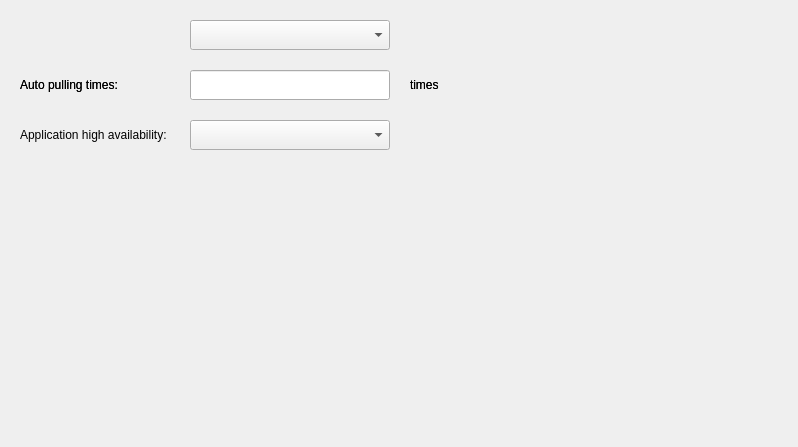
<?xml version="1.0" encoding="UTF-8"?>
<ui version="4.0">
 <class>HighAvailabilityTab</class>
 <widget class="QWidget" name="HighAvailabilityTab">
  <property name="geometry">
   <rect>
    <x>0</x>
    <y>0</y>
    <width>798</width>
    <height>447</height>
   </rect>
  </property>
  <property name="windowTitle">
   <string>Form</string>
  </property>
  <layout class="QVBoxLayout" name="verticalLayout">
   <property name="spacing">
    <number>0</number>
   </property>
   <property name="leftMargin">
    <number>20</number>
   </property>
   <property name="topMargin">
    <number>20</number>
   </property>
   <property name="rightMargin">
    <number>0</number>
   </property>
   <property name="bottomMargin">
    <number>0</number>
   </property>
   <item>
    <layout class="QGridLayout" name="gridLayout">
     <property name="spacing">
      <number>20</number>
     </property>
     <item row="0" column="1">
      <widget class="QComboBox" name="cb_high_avail_policy">
       <property name="minimumSize">
        <size>
         <width>200</width>
         <height>30</height>
        </size>
       </property>
       <property name="maximumSize">
        <size>
         <width>200</width>
         <height>30</height>
        </size>
       </property>
       <property name="sizeAdjustPolicy">
        <enum>QComboBox::AdjustToContents</enum>
       </property>
      </widget>
     </item>
     <item row="1" column="1">
      <widget class="QLineEdit" name="lineEdit_times">
       <property name="minimumSize">
        <size>
         <width>200</width>
         <height>30</height>
        </size>
       </property>
       <property name="maximumSize">
        <size>
         <width>200</width>
         <height>30</height>
        </size>
       </property>
      </widget>
     </item>
     <item row="1" column="0">
      <widget class="QLabel" name="lab_auto_pull_time">
       <property name="text">
        <string>Auto pulling times:         </string>
       </property>
      </widget>
     </item>
     <item row="0" column="2">
      <spacer name="horizontalSpacer_2">
       <property name="orientation">
        <enum>Qt::Horizontal</enum>
       </property>
       <property name="sizeHint" stdset="0">
        <size>
         <width>40</width>
         <height>20</height>
        </size>
       </property>
      </spacer>
     </item>
     <item row="2" column="0">
      <widget class="QLabel" name="label_2">
       <property name="text">
        <string>Application high availability: </string>
       </property>
      </widget>
     </item>
     <item row="1" column="2">
      <widget class="QLabel" name="lab_time">
       <property name="text">
        <string>times</string>
       </property>
      </widget>
     </item>
     <item row="2" column="1">
      <widget class="QComboBox" name="cb_app_avail_policy">
       <property name="minimumSize">
        <size>
         <width>200</width>
         <height>30</height>
        </size>
       </property>
       <property name="maximumSize">
        <size>
         <width>200</width>
         <height>30</height>
        </size>
       </property>
       <property name="sizeAdjustPolicy">
        <enum>QComboBox::AdjustToContents</enum>
       </property>
      </widget>
     </item>
     <item row="1" column="0">
      <widget class="QLabel" name="lab_auto_pull_time">
       <property name="text">
        <string>Auto pulling times:         </string>
       </property>
      </widget>
     </item>
     <item row="1" column="2">
      <widget class="QLabel" name="lab_time">
       <property name="text">
        <string>times</string>
       </property>
      </widget>
     </item>
    </layout>
   </item>
   <item>
    <spacer name="verticalSpacer">
     <property name="orientation">
      <enum>Qt::Vertical</enum>
     </property>
     <property name="sizeHint" stdset="0">
      <size>
       <width>20</width>
       <height>342</height>
      </size>
     </property>
    </spacer>
   </item>
  </layout>
 </widget>
 <tabstops>
  <tabstop>cb_high_avail_policy</tabstop>
  <tabstop>lineEdit_times</tabstop>
 </tabstops>
 <resources/>
 <connections/>
</ui>
